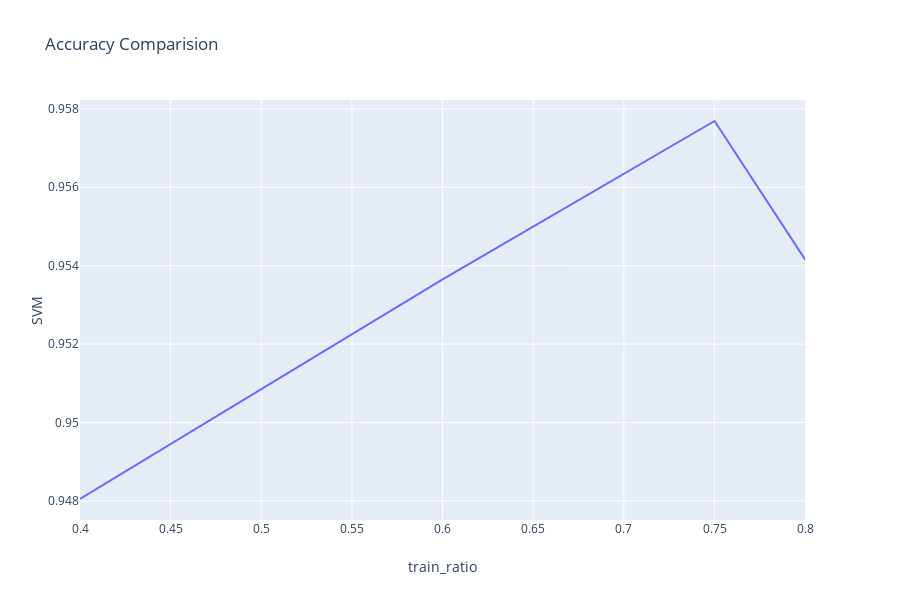

The code cell stored with this chart in its notebook:
### Code cell
import pandas as pd
import plotly.express as px
df = pd.read_csv(r'C:/Users/35389/OneDrive/Desktop/pen drive/code/code/accuracy.csv')
fig = px.line(df, x = 'train_ratio', y = 'SVM', title='Accuracy Comparision')
fig.show()

### Figure 1 — Plotly figure (JSON) as saved in the notebook; plotly's stock layout.template omitted (floating-point values rounded to 4 significant figures)
{"data": [{"hoverlabel": {"namelength": 0}, "hovertemplate": "train_ratio=%{x}<br>SVM=%{y}", "legendgroup": "", "line": {"color": "#636efa", "dash": "solid"}, "mode": "lines", "name": "", "showlegend": false, "type": "scatter", "x": [0.4, 0.6, 0.75, 0.8], "xaxis": "x", "y": [0.948, 0.9536, 0.9577, 0.9542], "yaxis": "y"}], "layout": {"height": 600, "legend": {"tracegroupgap": 0}, "title": {"text": "Accuracy Comparision"}, "xaxis": {"anchor": "y", "domain": [0, 0.98], "title": {"text": "train_ratio"}}, "yaxis": {"anchor": "x", "domain": [0, 1], "title": {"text": "SVM"}}}}
